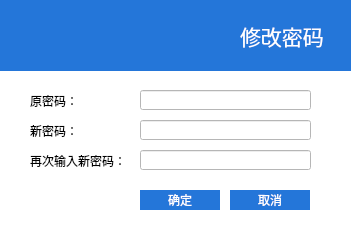
<?xml version="1.0" encoding="UTF-8"?>
<ui version="4.0">
 <class>editDialog</class>
 <widget class="QDialog" name="editDialog">
  <property name="geometry">
   <rect>
    <x>0</x>
    <y>0</y>
    <width>351</width>
    <height>239</height>
   </rect>
  </property>
  <property name="minimumSize">
   <size>
    <width>351</width>
    <height>239</height>
   </size>
  </property>
  <property name="maximumSize">
   <size>
    <width>351</width>
    <height>239</height>
   </size>
  </property>
  <property name="windowTitle">
   <string>修改密码</string>
  </property>
  <widget class="QLabel" name="label">
   <property name="geometry">
    <rect>
     <x>30</x>
     <y>90</y>
     <width>71</width>
     <height>21</height>
    </rect>
   </property>
   <property name="text">
    <string>原密码：</string>
   </property>
  </widget>
  <widget class="QLabel" name="label_2">
   <property name="geometry">
    <rect>
     <x>30</x>
     <y>120</y>
     <width>71</width>
     <height>21</height>
    </rect>
   </property>
   <property name="text">
    <string>新密码：</string>
   </property>
  </widget>
  <widget class="QLabel" name="label_3">
   <property name="geometry">
    <rect>
     <x>30</x>
     <y>150</y>
     <width>101</width>
     <height>21</height>
    </rect>
   </property>
   <property name="text">
    <string>再次输入新密码：</string>
   </property>
  </widget>
  <widget class="QLineEdit" name="lineEditOri">
   <property name="geometry">
    <rect>
     <x>140</x>
     <y>90</y>
     <width>171</width>
     <height>20</height>
    </rect>
   </property>
   <property name="styleSheet">
    <string notr="true">background-color:white;color: rgb(36, 118, 217);</string>
   </property>
   <property name="clearButtonEnabled">
    <bool>true</bool>
   </property>
  </widget>
  <widget class="QLineEdit" name="lineEditNow1">
   <property name="geometry">
    <rect>
     <x>140</x>
     <y>120</y>
     <width>171</width>
     <height>20</height>
    </rect>
   </property>
   <property name="styleSheet">
    <string notr="true">background-color:white;color: rgb(36, 118, 217);</string>
   </property>
   <property name="clearButtonEnabled">
    <bool>true</bool>
   </property>
  </widget>
  <widget class="QLineEdit" name="lineEditNow2">
   <property name="geometry">
    <rect>
     <x>140</x>
     <y>150</y>
     <width>171</width>
     <height>20</height>
    </rect>
   </property>
   <property name="styleSheet">
    <string notr="true">background-color:white;color: rgb(36, 118, 217);</string>
   </property>
   <property name="clearButtonEnabled">
    <bool>true</bool>
   </property>
  </widget>
  <widget class="QPushButton" name="buttonOk">
   <property name="geometry">
    <rect>
     <x>140</x>
     <y>190</y>
     <width>80</width>
     <height>20</height>
    </rect>
   </property>
   <property name="styleSheet">
    <string notr="true">color:white;background-color: rgb(36, 118, 217);border-style: solid</string>
   </property>
   <property name="text">
    <string>确定</string>
   </property>
  </widget>
  <widget class="QPushButton" name="buttonCancel">
   <property name="geometry">
    <rect>
     <x>230</x>
     <y>190</y>
     <width>80</width>
     <height>20</height>
    </rect>
   </property>
   <property name="styleSheet">
    <string notr="true">color:white;background-color: rgb(36, 118, 217);border-style: solid</string>
   </property>
   <property name="text">
    <string>取消</string>
   </property>
  </widget>
  <widget class="QLabel" name="label_4">
   <property name="geometry">
    <rect>
     <x>-10</x>
     <y>0</y>
     <width>361</width>
     <height>71</height>
    </rect>
   </property>
   <property name="styleSheet">
    <string notr="true">color:white;background-color: rgb(36, 118, 217);border-style: solid</string>
   </property>
   <property name="text">
    <string/>
   </property>
  </widget>
  <widget class="QLabel" name="label_5">
   <property name="geometry">
    <rect>
     <x>184</x>
     <y>12</y>
     <width>48</width>
     <height>48</height>
    </rect>
   </property>
   <property name="text">
    <string/>
   </property>
   <property name="pixmap">
    <pixmap resource="icon.qrc">:/Icon/Icon/config-white-48.png</pixmap>
   </property>
  </widget>
  <widget class="QLabel" name="label_6">
   <property name="geometry">
    <rect>
     <x>240</x>
     <y>20</y>
     <width>91</width>
     <height>31</height>
    </rect>
   </property>
   <property name="font">
    <font>
     <family>黑体</family>
     <pointsize>16</pointsize>
    </font>
   </property>
   <property name="styleSheet">
    <string notr="true">color:white;background-color: rgb(36, 118, 217);border-style: solid</string>
   </property>
   <property name="text">
    <string>修改密码</string>
   </property>
  </widget>
  <widget class="QLabel" name="label_7">
   <property name="geometry">
    <rect>
     <x>-7</x>
     <y>-9</y>
     <width>361</width>
     <height>251</height>
    </rect>
   </property>
   <property name="styleSheet">
    <string notr="true">background-color: rgb(255, 255, 255);</string>
   </property>
   <property name="text">
    <string/>
   </property>
  </widget>
  <zorder>label_7</zorder>
  <zorder>label</zorder>
  <zorder>label_2</zorder>
  <zorder>label_3</zorder>
  <zorder>lineEditOri</zorder>
  <zorder>lineEditNow1</zorder>
  <zorder>lineEditNow2</zorder>
  <zorder>buttonOk</zorder>
  <zorder>buttonCancel</zorder>
  <zorder>label_4</zorder>
  <zorder>label_5</zorder>
  <zorder>label_6</zorder>
 </widget>
 <resources>
  <include location="icon.qrc"/>
 </resources>
 <connections/>
</ui>
